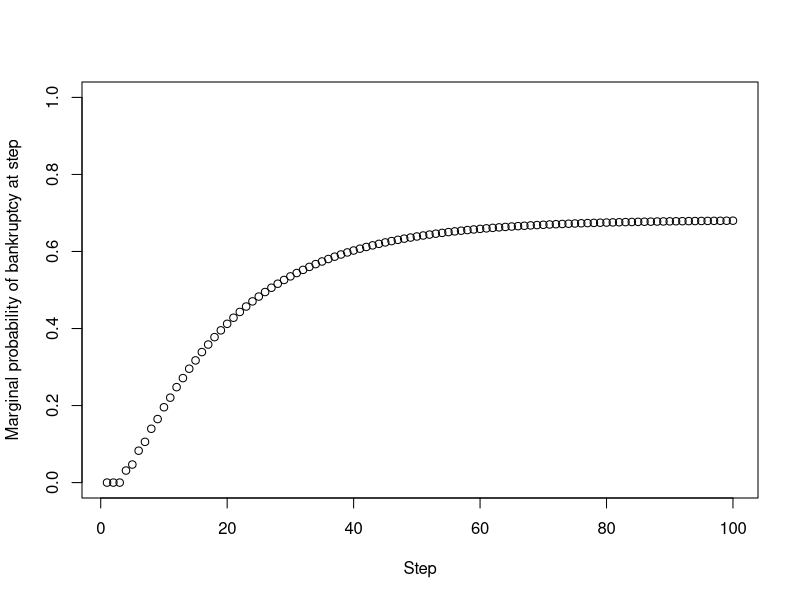

The R script that drew this image:
## ---- chunk 1
t <- c(1, 0, 0)
Q <- matrix(c(0.5, 0.25, 0.25, 0.25, 0.5, 0.25, 0.25, 0.25, 0.5), nrow = 3)
## ---- chunk 2
library(expm)
seven_day_marginals <- t %*% (Q %^% 2)
print(seven_day_marginals[1])
## ---- chunk 3
tridiag <- function(upper, lower, main){
    out <- matrix(0, length(main), length(main))
    diag(out) <- main
    indx <- seq.int(length(upper))
    out[cbind(indx+1,indx)] <- lower
    out[cbind(indx,indx+1)] <- upper
    return(out)
}

p <- 0.4
M <- 10
upper <- matrix(p, nrow = M - 1, ncol = 1)
upper[1] <- 0
lower <- matrix(1 - p - 0.1, nrow = M - 1, ncol = 1)
lower[M - 1] <- 0
main  <- matrix(0.1, nrow = M, ncol = 1)
main[1] <- 1
main[M] <- 1
Q <- tridiag(upper, lower, main)
print(Q)
## ---- chunk 4
n_trials <- 100
t <- c(0, 0, 0, 0, 0, 1, 0, 0, 0, 0)
prob_bankrupt <- matrix(0, nrow = n_trials, ncol = 1)
Q_ <- Q
for (k in seq(n_trials)) {
  Q_ <- Q_ %*% Q
  step_marginals <- t %*% Q_
  prob_bankrupt[k] <- step_marginals[1]
}
plot(seq(n_trials), prob_bankrupt, ylim = c(0, 1), pch = 21,
     xlab = 'Step', ylab = 'Marginal probability of bankruptcy at step')
## ---- chunk 5
  Q <- matrix(c(1/3, 2/3, 1/2, 1/2), nrow = 2, ncol = 2)
  
